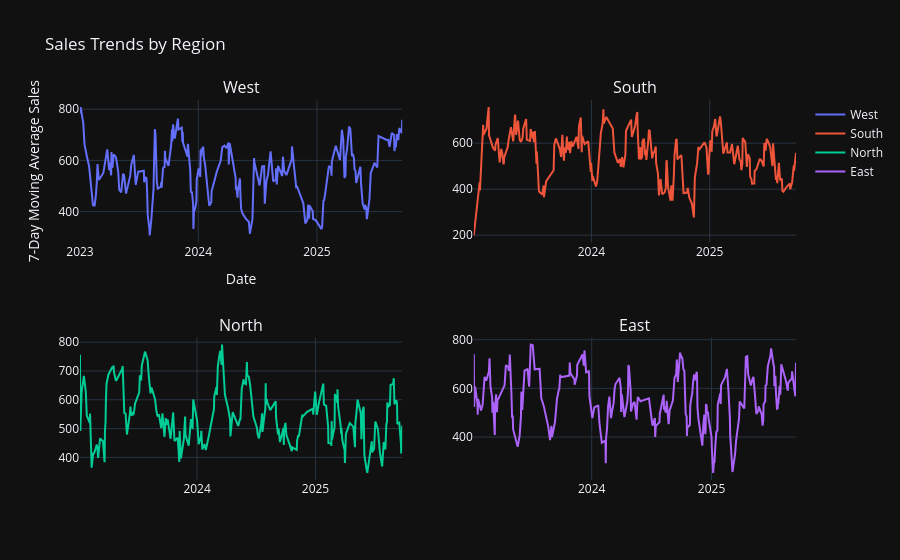

Source (notebook cell):
### Code cell
# Make a 2x2 sub plot one for each region
response = agent.process_message("can we make a 2x2 sub plot one for each region? make sure to have 4 seperate plots")
fig = agent.get_figure()
fig.show()

### Figure 1 — Plotly figure (JSON) as saved in the notebook; plotly's stock layout.template omitted (floating-point values rounded to 4 significant figures; data arrays with more than 128 entries replaced by an {"elided": "..."} marker saying what was removed)
{"data": [{"mode": "lines", "name": "West", "type": "scatter", "x": {"elided": "239 str values"}, "xaxis": "x", "y": {"elided": "239 float values"}, "yaxis": "y"}, {"mode": "lines", "name": "South", "type": "scatter", "x": {"elided": "257 str values"}, "xaxis": "x2", "y": {"elided": "257 float values"}, "yaxis": "y2"}, {"mode": "lines", "name": "North", "type": "scatter", "x": {"elided": "236 str values"}, "xaxis": "x3", "y": {"elided": "236 float values"}, "yaxis": "y3"}, {"mode": "lines", "name": "East", "type": "scatter", "x": {"elided": "268 str values"}, "xaxis": "x4", "y": {"elided": "268 float values"}, "yaxis": "y4"}], "layout": {"annotations": [{"font": {"size": 16}, "showarrow": false, "text": "West", "x": 0.225, "xanchor": "center", "xref": "paper", "y": 1.0, "yanchor": "bottom", "yref": "paper"}, {"font": {"size": 16}, "showarrow": false, "text": "South", "x": 0.775, "xanchor": "center", "xref": "paper", "y": 1.0, "yanchor": "bottom", "yref": "paper"}, {"font": {"size": 16}, "showarrow": false, "text": "North", "x": 0.225, "xanchor": "center", "xref": "paper", "y": 0.375, "yanchor": "bottom", "yref": "paper"}, {"font": {"size": 16}, "showarrow": false, "text": "East", "x": 0.775, "xanchor": "center", "xref": "paper", "y": 0.375, "yanchor": "bottom", "yref": "paper"}], "title": {"text": "Sales Trends by Region"}, "xaxis": {"anchor": "y", "domain": [0.0, 0.45], "title": {"text": "Date"}}, "xaxis2": {"anchor": "y2", "domain": [0.55, 1.0]}, "xaxis3": {"anchor": "y3", "domain": [0.0, 0.45]}, "xaxis4": {"anchor": "y4", "domain": [0.55, 1.0]}, "yaxis": {"anchor": "x", "domain": [0.625, 1.0], "title": {"text": "7-Day Moving Average Sales"}}, "yaxis2": {"anchor": "x2", "domain": [0.625, 1.0]}, "yaxis3": {"anchor": "x3", "domain": [0.0, 0.375]}, "yaxis4": {"anchor": "x4", "domain": [0.0, 0.375]}}}
